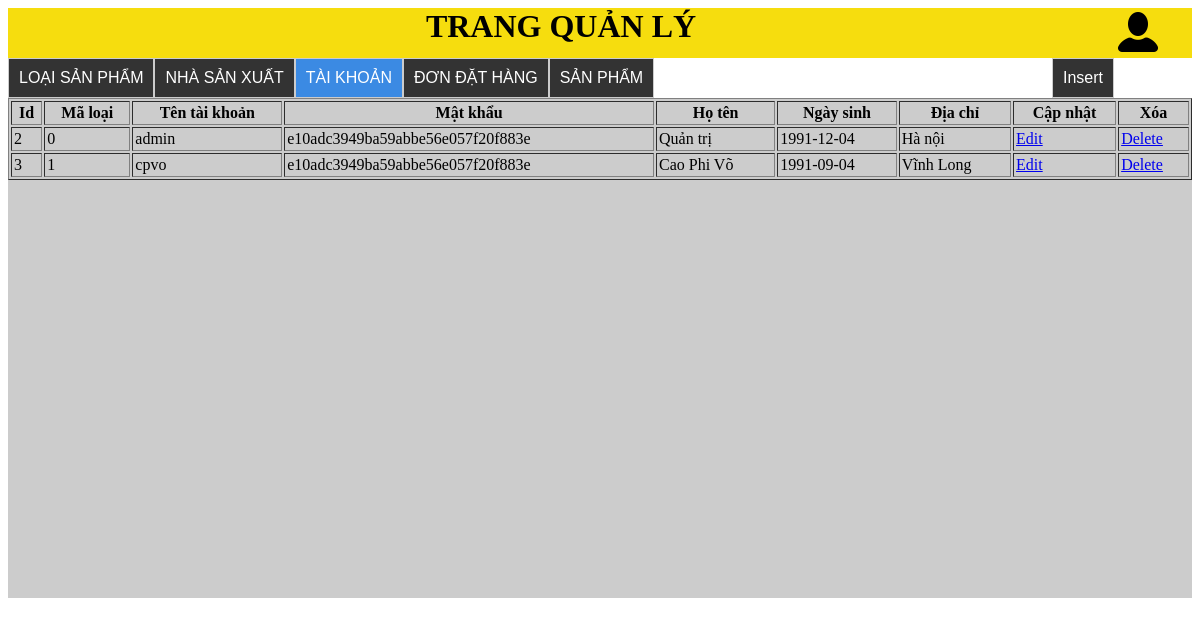
Page /Admin/index.php?p=tai-khoan (signed in) on the committed database.
### tables this page shows
CREATE TABLE `taikhoan` (
  `ID` int(11) NOT NULL,
  `MaLoai` int(11) NOT NULL,
  `TenTaiKhoan` varchar(50) NOT NULL,
  `MatKhau` varchar(50) NOT NULL,
  `HoTen` varchar(50) NOT NULL,
  `NgaySinh` date NOT NULL,
  `DiaChi` varchar(255) NOT NULL
);

### Libs/DataProvider.php (called while the page is built, shortened)
<?php
class DataProvider
{
	public static function ExecuteQuery($sql)
	{
		$connection = mysqli_connect('localhost','root','') or
			die ("couldn't connect to localhost");
		mysqli_select_db($connection, 'MobileShop02');
		mysqli_query($connection, "set names 'utf8'");
		$result = mysqli_query($connection, $sql);
		return $result;
	}
}
?>

### Admin/GetData/getDanhSachTaiKhoan.php (the view, shortened to what this page needs)
<?php
require_once '../Libs/DataProvider.php';
		$sql = "SELECT * FROM `taikhoan` WHERE 1";
		$result = DataProvider::ExecuteQuery($sql);
		echo '
		<table cellpadding="2" cellspacing="2" border="1">
			<tr>
				<th>Id</th>
				<th>Mã loại</th>
				<th>Tên tài khoản</th>
				<th>Mật khẩu</th>
				<th>Họ tên</th>
				<th>Ngày sinh</th>
				<th>Địa chỉ</th>
				<th>Cập nhật</th>
				<th>Xóa</th>
			</tr>';
    	while($row = mysqli_fetch_array($result)){
    		$id = $row['ID'];
    		$maloai = $row['MaLoai'];
    		$taikhoan = $row['TenTaiKhoan'];
    		$matkhau = $row['MatKhau'];
    		$hoten = $row['HoTen'];
    		$ngaysinh = $row['NgaySinh'];
    		$diachi = $row['DiaChi'];
	        $delete_restore = 'Delete';
	        $temp = '<td><a href="#" class="abtnDeleAccount" name="'.$id.'">'.$delete_restore.'</a></td>';
			echo '<tr>
				<td>'.$id.'</td>
				<td>'.$maloai.'</td>
				<td>'.$taikhoan.'</td>
				<td>'.$matkhau.'</td>
				<td>'.$hoten.'</td>
				<td>'.$ngaysinh.'</td>
				<td>'.$diachi.'</td>
				<td><a href="pCart01.php?delete=<?php echo $index; ?>">Edit</a></td>
				'.$temp.'
			</tr>';
    	}
    	echo '</table>';
?>

### Admin/GetData/getDanhSachTaiKhoan.php (style rules this page uses)
table { width: 100%; height: 100%; }

### rows in the picture
taikhoan: ID "2", MaLoai "0", TenTaiKhoan "admin", MatKhau "e10adc3949ba59abbe56e057f20f883e", HoTen "Quản trị", NgaySinh "1991-12-04", DiaChi "Hà nội", delete_restore "Delete"
taikhoan: ID "3", MaLoai "1", TenTaiKhoan "cpvo", MatKhau "e10adc3949ba59abbe56e057f20f883e", HoTen "Cao Phi Võ", NgaySinh "1991-09-04", DiaChi "Vĩnh Long", delete_restore "Delete"
